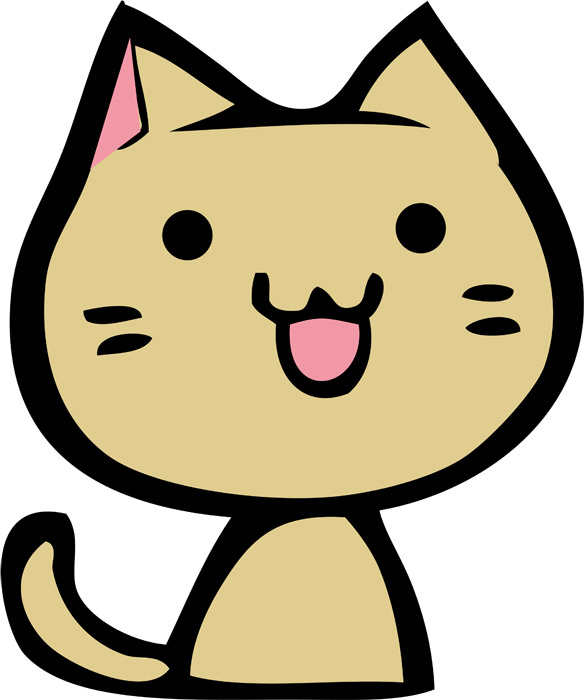
#> input picture basic/image/cat.jpg, 584 x 700 px
$ python main.py
#> lines starting #> are read from the running program, lines starting #| are printed output that depends on the picture
import cv2
import numpy as np
import matplotlib.pyplot as plt


def main():
    img = cv2.imread('cat.jpg')
#> img is the input picture: shape (700, 584, 3); mean B, G, R 147.7, 175.5, 186.1
    #img = cv2.cvtColor(img, cv2.COLOR_BGR2RGB)  # グレースケール変換

    height = img.shape[0]
#> height = 700
    width = img.shape[1]
#> width = 584

    scale: float = 0.1
    scale2: float = 0.1
    img = cv2.resize(img, None, fx=scale, fy=scale2)
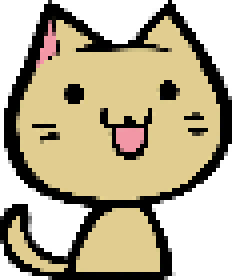
#> img: shape (70, 58, 3) (shown 4 times larger); mean B, G, R 146.8, 174.8, 185.3
    img = cv2.resize(img, (width, height), interpolation=cv2.INTER_NEAREST)
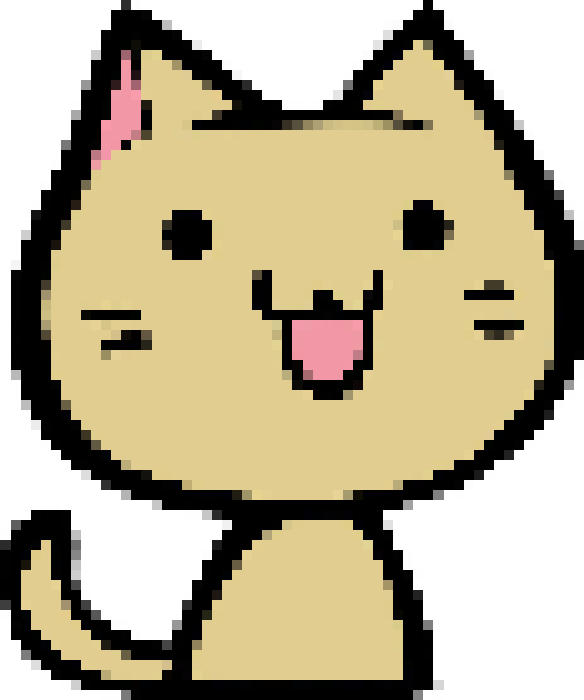
#> img: shape (700, 584, 3); mean B, G, R 147, 174.9, 185.4
    # img_list = np.array(img)

    cv2.imshow('image', img)
    cv2.waitKey(0)
    plt.imshow(img)
    plt.show()


if __name__ == '__main__':
    main()
